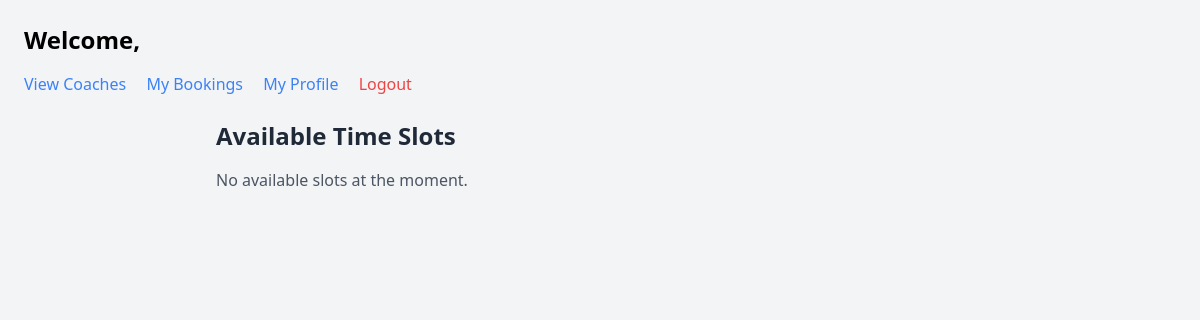
Page /athlete/availability.php?coach_id=1 on the earlier database version.
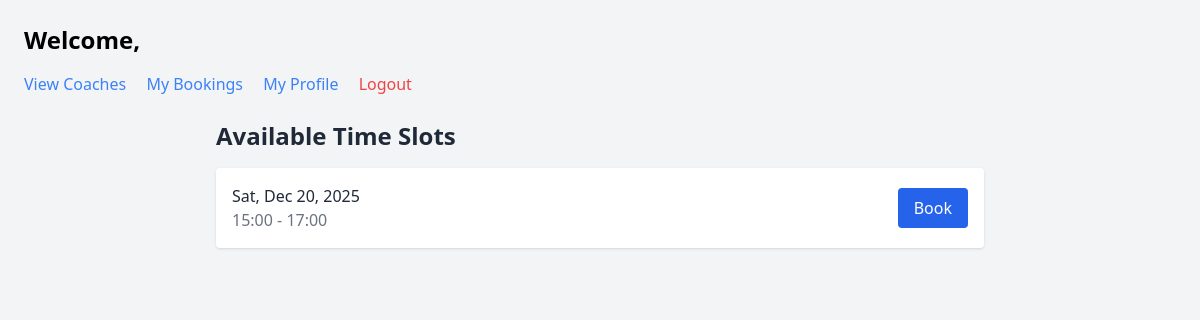
Same page on the later database version.
### tables this page shows
CREATE TABLE availabilities (
    id INT PRIMARY KEY AUTO_INCREMENT,
    coach_id INT NOT NULL,
    date DATE NOT NULL,
    start_time TIME NOT NULL,
    end_time TIME NOT NULL,
    is_available BOOLEAN DEFAULT TRUE,
    FOREIGN KEY (coach_id) REFERENCES coach_profiles(id) ON DELETE CASCADE,
    CONSTRAINT check_times CHECK (start_time < end_time)
);

### athlete/availability.php (the view, shortened to what this page needs)
<?php
require '../includes/db.php';
$coach_id = intval($_GET['coach_id']);
$stmt = $conn->prepare("
SELECT * FROM availabilities
WHERE coach_id = ? AND is_available = 1 AND date >= CURDATE()
ORDER BY date, start_time
");
$stmt->bind_param("i", $coach_id);
$stmt->execute();
$result = $stmt->get_result();
?>
<!DOCTYPE html>
<html lang="en">
<head>
    <script src="https://cdn.tailwindcss.com"></script>
</head>
<body class="bg-gray-100 min-h-screen p-6">
    <?php include '../includes/athlete-header.php'; ?>
    <div class="max-w-3xl mx-auto mt-6">
        <h2 class="text-2xl font-semibold mb-4 text-gray-800">Available Time Slots</h2>
        <?php if ($result->num_rows == 0): ?>
            <p class="text-gray-600">No available slots at the moment.</p>
        <?php else: ?>
            <div class="grid gap-4">
                <?php while ($a = $result->fetch_assoc()): ?>
                    <form action="book.php" method="POST" class="bg-white p-4 rounded shadow flex justify-between items-center hover:bg-blue-50 transition">
                        <div class="text-gray-800 font-medium">
                            <span class="block"><?= date('D, M d, Y', strtotime($a['date'])) ?></span>
                            <span class="block text-gray-500"><?= date('H:i', strtotime($a['start_time'])) ?> - <?= date('H:i', strtotime($a['end_time'])) ?></span>
                        </div>
                        <button type="submit" class="bg-blue-600 text-white px-4 py-2 rounded hover:bg-blue-700 transition">Book</button>
                    </form>
                <?php endwhile; ?>
            </div>
        <?php endif; ?>
    </div>
</body>
</html>

Differences in the rows shown:
now on this page (row edited): availabilities: date "Sat, Dec 20, 2025", start_time "15:00", end_time "17:00"
Other differences:
text no longer shown: "No available slots at the moment."
